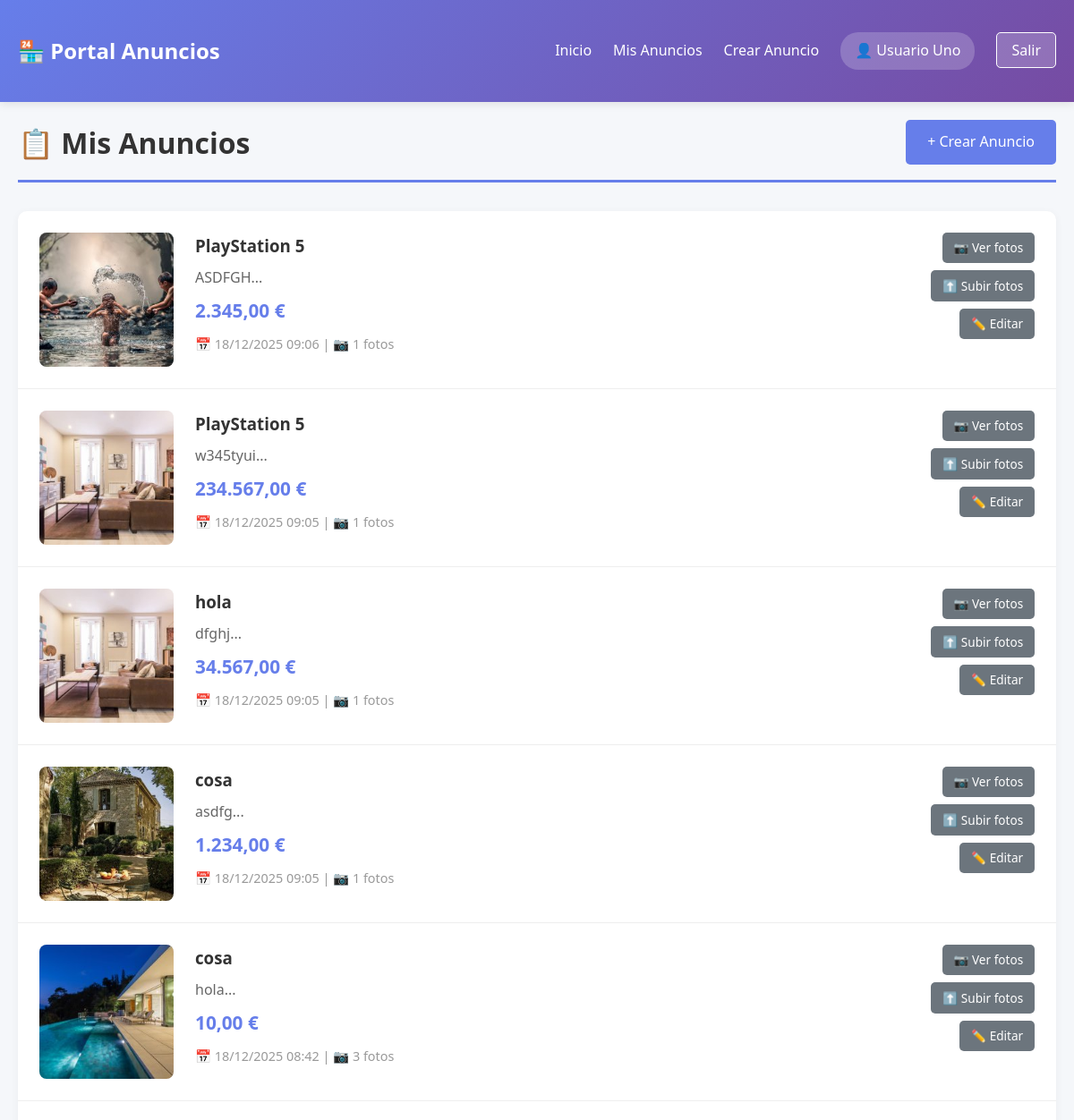
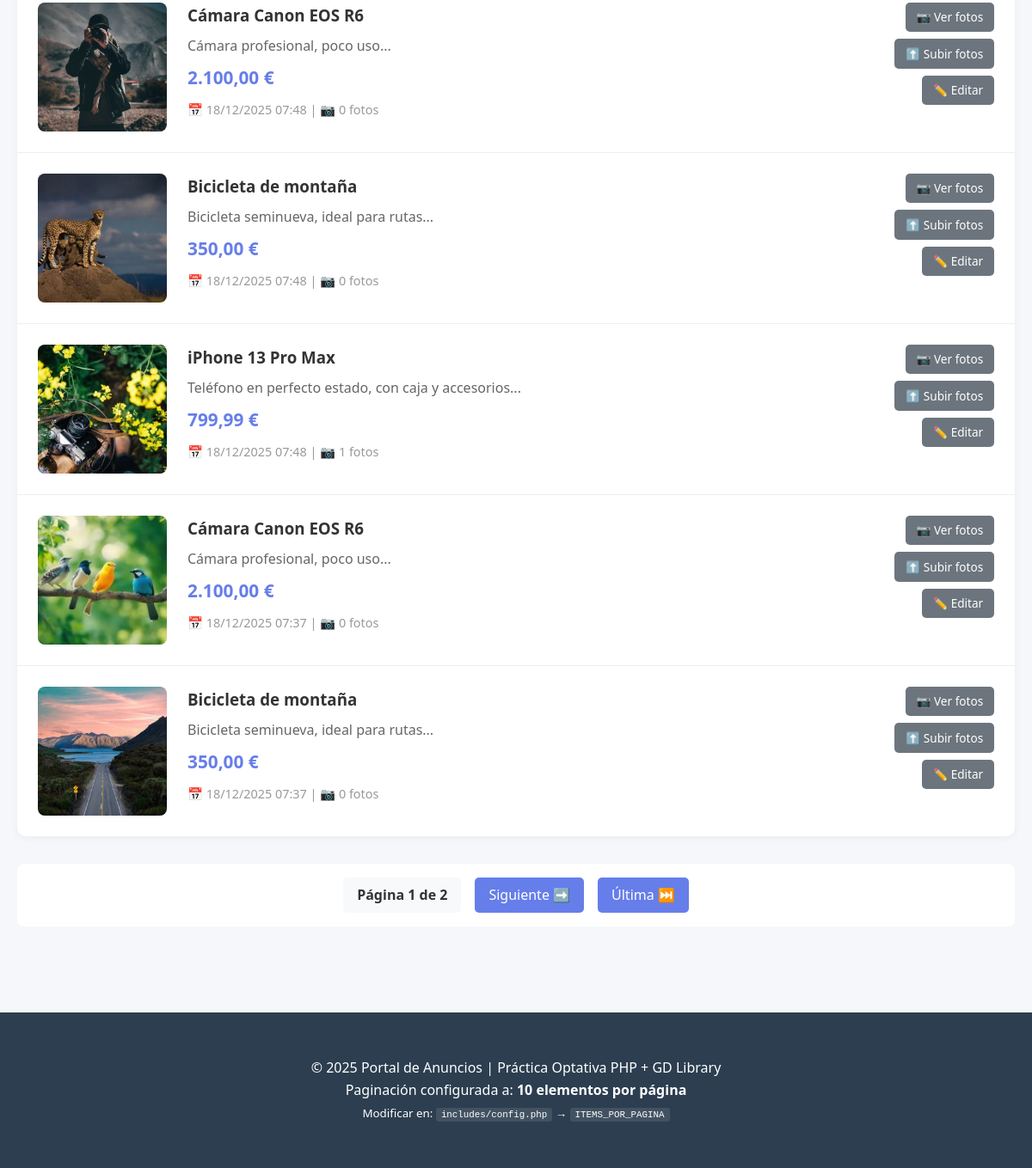
Page /private/mis_anuncios.php (signed in) on the committed database (2 pictures, top to bottom).
### tables this page shows
CREATE TABLE `anuncios` (
  `id` int(11) NOT NULL,
  `usuario_id` int(11) NOT NULL,
  `titulo` varchar(200) NOT NULL,
  `descripcion` text DEFAULT NULL,
  `precio` decimal(10,2) DEFAULT NULL,
  `imagen_principal` varchar(255) DEFAULT NULL,
  `fecha_creacion` timestamp NOT NULL DEFAULT current_timestamp(),
  `fecha_actualizacion` timestamp NOT NULL DEFAULT current_timestamp() ON UPDATE current_timestamp(),
  `activo` tinyint(1) DEFAULT 1
);

### includes/helpers.php (called while the page is built, shortened)
<?php
function e($string) {
    return htmlspecialchars($string, ENT_QUOTES, 'UTF-8');
}
function formatearPrecio($precio) {
    return number_format($precio, 2, ',', '.') . ' €';
}
function formatearFecha($fecha) {
    return date('d/m/Y H:i', strtotime($fecha));
}
function calcularTotalPaginas($totalItems, $itemsPorPagina = ITEMS_POR_PAGINA) {
    return ceil($totalItems / $itemsPorPagina);
}

### private/mis_anuncios.php (the view, shortened to what this page needs)
<?php
require_once __DIR__ . '/../includes/helpers.php';
$usuarioId = getUsuarioId();
$paginaActual = obtenerPaginaActual();
$itemsPorPagina = ITEMS_POR_PAGINA;
$offset = calcularOffset($paginaActual, $itemsPorPagina);
$db = Database::getInstance()->getConnection();
$stmtCount = $db->prepare("SELECT COUNT(*) FROM anuncios WHERE usuario_id = ?");
$stmtCount->execute([$usuarioId]);
$totalAnuncios = $stmtCount->fetchColumn();
$totalPaginas = calcularTotalPaginas($totalAnuncios, $itemsPorPagina);
$stmt = $db->prepare("
    SELECT a.*,
           (SELECT COUNT(*) FROM fotos WHERE anuncio_id = a.id) as num_fotos
    FROM anuncios a
    WHERE a.usuario_id = ?
    ORDER BY a.fecha_creacion DESC
    LIMIT ? OFFSET ?
");
$stmt->bindValue(1, $usuarioId, PDO::PARAM_INT);
$stmt->bindValue(2, $itemsPorPagina, PDO::PARAM_INT);
$stmt->bindValue(3, $offset, PDO::PARAM_INT);
$stmt->execute();
$anuncios = $stmt->fetchAll();
?>
<!DOCTYPE html>
<html lang="es">
<head>
    <link rel="stylesheet" href="<?= BASE_URL ?>css/style.css">
</head>
<body>
    <?php include __DIR__ . '/../includes/header.php'; ?>
    <div class="container">
        <div class="page-header">
            <h1>📋 Mis Anuncios</h1>
            <a href="<?= BASE_URL ?>private/crear_anuncio.php" class="btn btn-primary">+ Crear Anuncio</a>
        </div>
        <?php if (empty($anuncios)): ?>
            <div class="empty-state">
                <p>No tienes anuncios todavía</p>
                <a href="<?= BASE_URL ?>private/crear_anuncio.php" class="btn btn-primary">Crear tu primer anuncio</a>
            </div>
        <?php else: ?>
            <div class="mis-anuncios-lista">
                <?php foreach ($anuncios as $anuncio): ?>
                    <div class="anuncio-item">
                        <div class="anuncio-miniatura">
                            <?php if ($anuncio['imagen_principal']): ?>
                                <?php
                                    $rutaMiniatura = str_replace('uploads/fotos/', 'uploads/miniaturas/', $anuncio['imagen_principal']);
                                ?>
                                <img src="<?= BASE_URL . $rutaMiniatura ?>" alt="<?= e($anuncio['titulo']) ?>">
                            <?php else: ?>
                                <div class="sin-imagen-small">📷</div>
                            <?php endif; ?>
                        </div>
                        <div class="anuncio-detalles">
                            <h3><?= e($anuncio['titulo']) ?></h3>
                            <p class="descripcion"><?= e(substr($anuncio['descripcion'], 0, 100)) ?>...</p>
                            <p class="precio"><?= formatearPrecio($anuncio['precio']) ?></p>
                            <p class="meta">
                                📅 <?= formatearFecha($anuncio['fecha_creacion']) ?> |
                                📷 <?= $anuncio['num_fotos'] ?> fotos
                            </p>
                        </div>
                        <div class="anuncio-acciones">
                            <a href="<?= BASE_URL ?>private/ver_fotos.php?id=<?= $anuncio['id'] ?>" class="btn btn-small">📷 Ver fotos</a>
                            <a href="<?= BASE_URL ?>private/subir_fotos.php?id=<?= $anuncio['id'] ?>" class="btn btn-small">⬆️ Subir fotos</a>
                            <a href="<?= BASE_URL ?>private/editar_anuncio.php?id=<?= $anuncio['id'] ?>" class="btn btn-small">✏️ Editar</a>
                        </div>
                    </div>
                <?php endforeach; ?>
            </div>
            <?php if ($totalPaginas > 1): ?>
                <div class="paginacion">
                    <span class="pagina-info">
                        Página <?= $paginaActual ?> de <?= $totalPaginas ?>
                    </span>
                    <?php if ($paginaActual < $totalPaginas): ?>
                        <a href="?pagina=<?= $paginaActual + 1 ?>" class="btn-pag">Siguiente ➡️</a>
                        <a href="?pagina=<?= $totalPaginas ?>" class="btn-pag">Última ⏭️</a>
                    <?php endif; ?>
                </div>
            <?php endif; ?>
        <?php endif; ?>
    </div>
    <?php include __DIR__ . '/../includes/footer.php'; ?>
</body>
</html>

### css/style.css (style rules this page uses)
* { margin: 0; padding: 0; box-sizing: border-box; }
body { font-family: 'Segoe UI', Tahoma, Geneva, Verdana, sans-serif; line-height: 1.6; color: #333; background: #f5f7fa; }
.container { max-width: 1200px; margin: 0 auto; padding: 20px; }
.precio { font-size: 1.3rem; font-weight: bold; color: #667eea; margin: 0.5rem 0; }
.btn { display: inline-block; padding: 0.75rem 1.5rem; background: #6c757d; color: white; text-decoration: none; border: none; border-radius: 5px; cursor: pointer; font-size: 1rem; transition: background 0.3s; }
.btn-primary { background: #667eea; }
.btn-small { padding: 0.4rem 0.8rem; font-size: 0.85rem; }
.page-header { display: flex; justify-content: space-between; align-items: center; margin-bottom: 2rem; padding-bottom: 1rem; border-bottom: 3px solid #667eea; }
.page-header h1 { color: #333; }
.mis-anuncios-lista { background: white; border-radius: 10px; overflow: hidden; box-shadow: 0 2px 10px rgba(0,0,0,0.05); }
.anuncio-item { display: flex; gap: 1.5rem; padding: 1.5rem; border-bottom: 1px solid #eee; }
.anuncio-item:last-child { border-bottom: none; }
.anuncio-miniatura { flex-shrink: 0; width: 150px; height: 150px; overflow: hidden; border-radius: 8px; background: #f0f0f0; }
.anuncio-miniatura img { width: 100%; height: 100%; object-fit: cover; }
.anuncio-detalles { flex-grow: 1; }
.anuncio-detalles h3 { margin-bottom: 0.5rem; color: #333; }
.descripcion { color: #666; margin: 0.5rem 0; }
.meta { font-size: 0.9rem; color: #999; }
.anuncio-acciones { display: flex; flex-direction: column; gap: 0.5rem; align-items: flex-end; }
.paginacion { display: flex; justify-content: center; align-items: center; gap: 1rem; margin: 2rem 0; padding: 1rem; background: white; border-radius: 8px; }
.btn-pag { padding: 0.5rem 1rem; background: #667eea; color: white; text-decoration: none; border-radius: 5px; transition: background 0.3s; }
.pagina-info { padding: 0.5rem 1rem; background: #f8f9fa; border-radius: 5px; font-weight: 600; }

### rows in the picture
anuncios: imagen_principal (picture), titulo "PlayStation 5", descripcion "ASDFGH", precio "2.345,00 €", fecha_creacion "18/12/2025 09:06", num_fotos "1"
anuncios: imagen_principal (picture), titulo "PlayStation 5", descripcion "w345tyui", precio "234.567,00 €", fecha_creacion "18/12/2025 09:05", num_fotos "1"
anuncios: imagen_principal (picture), titulo "hola", descripcion "dfghj", precio "34.567,00 €", fecha_creacion "18/12/2025 09:05", num_fotos "1"
anuncios: imagen_principal (picture), titulo "cosa", descripcion "asdfg", precio "1.234,00 €", fecha_creacion "18/12/2025 09:05", num_fotos "1"
anuncios: imagen_principal (picture), titulo "cosa", descripcion "hola", precio "10,00 €", fecha_creacion "18/12/2025 08:42", num_fotos "3"
anuncios: imagen_principal (picture), titulo "Cámara Canon EOS R6", descripcion "Cámara profesional, poco uso", precio "2.100,00 €", fecha_creacion "18/12/2025 07:48", num_fotos "0"
anuncios: imagen_principal (picture), titulo "Bicicleta de montaña", descripcion "Bicicleta seminueva, ideal para rutas", precio "350,00 €", fecha_creacion "18/12/2025 07:48", num_fotos "0"
anuncios: imagen_principal (picture), titulo "iPhone 13 Pro Max", descripcion "Teléfono en perfecto estado, con caja y accesorios", precio "799,99 €", fecha_creacion "18/12/2025 07:48", num_fotos "1"
anuncios: imagen_principal (picture), titulo "Cámara Canon EOS R6", descripcion "Cámara profesional, poco uso", precio "2.100,00 €", fecha_creacion "18/12/2025 07:37", num_fotos "0"
anuncios: imagen_principal (picture), titulo "Bicicleta de montaña", descripcion "Bicicleta seminueva, ideal para rutas", precio "350,00 €", fecha_creacion "18/12/2025 07:37", num_fotos "0"

### other values in the picture
getNombreUsuario() "Usuario Uno"
$paginaActual "1"
$totalPaginas "2"
ITEMS_POR_PAGINA "10"
